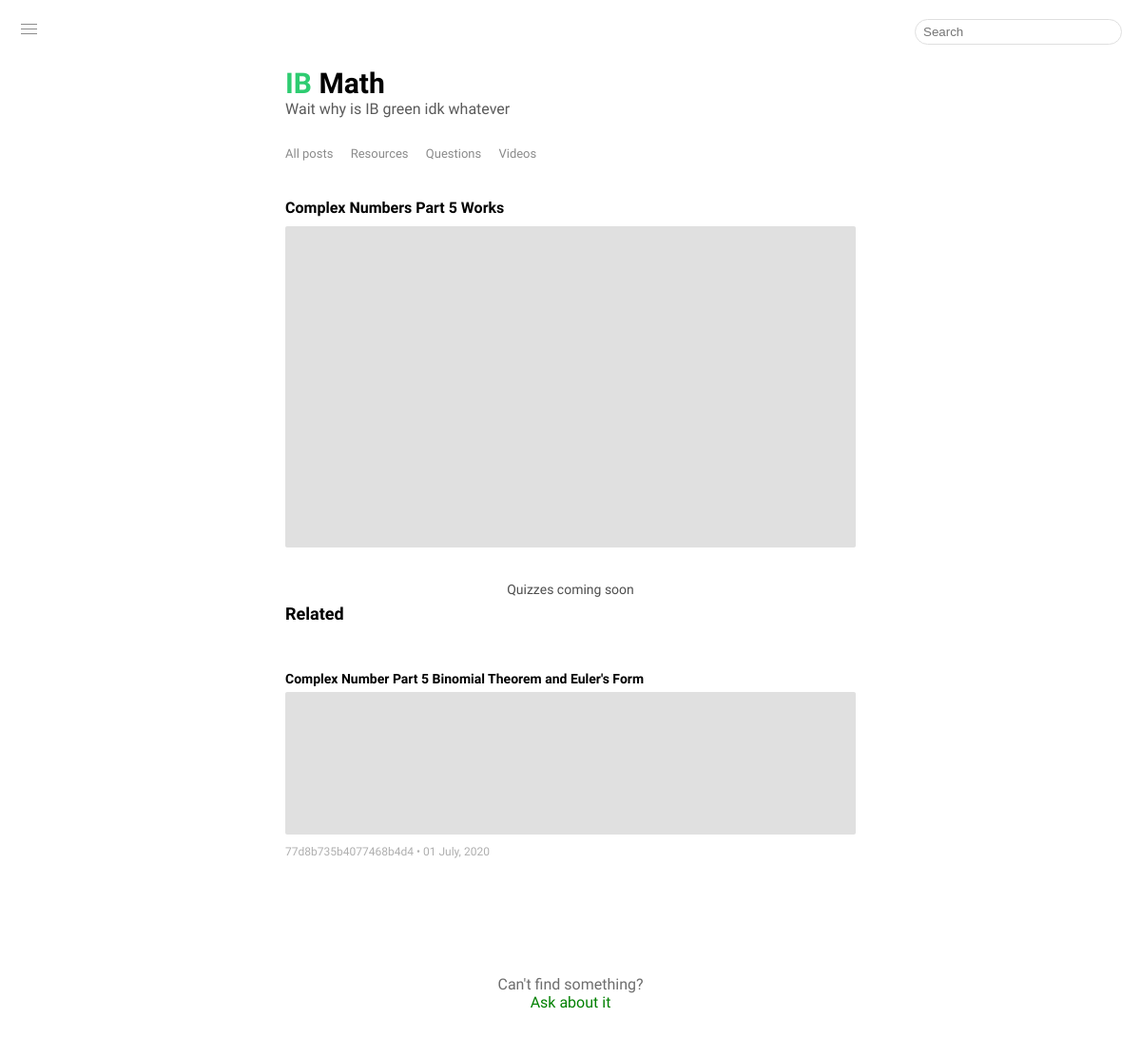
/page?id=16, run on the app's committed database.
### tables this page shows
CREATE TABLE posts (id INTEGER PRIMARY KEY, type text, title text, url text, user_content text, user_update text, admin_content text, admin_update text, location text, parent_post_id text, poster text);

### main.py (the view)
@app.route('/page')
def page():
  if request.args.get('query'):
    return render_template('index.html', location = 'All', posts = search(request))
  item = select_query("id='" + request.args['id'] + "'")[0]
  if item[1] == 'video':
    return render_template('video_page.html', item = item, location = 'page', posts = get_responses(item[0]))
  elif item[1] == 'question':
    return render_template('question_page.html', item = item, location = 'page', posts = get_responses(item[0]))
  elif item[1] == 'resource':
    return redirect(item[3])

### db_init.py (called while the page is built)
def get_responses(id):
  with sq.connect('Posts.db') as c:
    return c.execute('SELECT * FROM Posts WHERE parent_post_id=' + str(id)).fetchall()[::-1]

def select_query(q):
  with sq.connect('Posts.db') as c:
    if q == '':
      return select_all()
    return c.execute('SELECT * FROM posts WHERE ' + q).fetchall()[::-1]

### main.py (called while the page is built)
@app.context_processor
def override_url_for():
  return dict(url_for = dated_url_for)

def dated_url_for(endpoint, **vals):
  if endpoint == 'static':
    filename = vals.get('filename', None)
    if filename:
      file_path = os.path.join(app.root_path, endpoint, filename)
      vals['q'] = int(os.stat(file_path).st_mtime)
  return url_for(endpoint, **vals)

### templates/video_page.html (shortened to what this page needs)
{% extends 'layout.html' %}
{% block content %}
  <div id = 'video-head'>
    {{item[2]}}
  </div>
  <iframe id = 'full-iframe' allowtransparency = 'true' frameBorder = '0' src = '{{item[3]}}' seamless allowfullscreen>Your device does not support this iframe</iframe>
  <div id = 'quiz-button'>Quizzes coming soon</div>
  <div class = 'page-title'>
    Related
  </div>
  {% for post in posts %}
    <a target = '_blank' class = 'post' href = '/page?id={{post[0]}}'>
      {% if post[1] == 'video' %}
        <div class = 'video-post'>
          {{post[2]}}
          <iframe allowtransparency = 'true' frameBorder = '0' src = '{{post[3]}}' seamless allowfullscreen>Your device does not support this iframe</iframe>
        </div>
      {% elif post[1] == 'question' %}
        <div class = 'question-post'>
          {{post[2]}}
        </div>
      {% elif post[1] == 'resource' %}
        <div class = 'resource-post'>
          {{post[2]}} <div class ='link-icon-holder'><div class="link icon"></div></div>
        </div>
      {% endif %}
      <div class = 'info'>
        {% if post[1] in ['resource', 'video'] %}
          <span class = 'user admin-username'>  {{post[-1]}}</span>
        {% else %}
          <span class = 'user'>  {{post[-1]}}</span>
        {% endif %}
        &bull; {{post[5]}}
      </div>
    </a>
  {% endfor %}
{% endblock %}

### static/style.css (style rules this page uses)
body { margin: 0; background-color: white; //filter: invert(1); }
.post { font-size: 14px; padding: 0; //padding-left: 5px; //border-left: 3px solid rgb(214, 214, 214); //border-radius: 3px; //border: 1px solid black; }
.question-post, .video-post, .resource-post { margin-top: 50px; //30px; }
.question-post::first-line, .video-post::first-line, .resource-post::first-line { font-weight: 600; color: black; }
.info { font-size: 12px; color: rgb(175, 175, 175); //color: rgb(150, 150, 150); margin: 3px 0 3px 0; }
iframe { border-radius: 2px; //margin: 5px 0 5px 0; margin: 6px 0 5px 0; width: 100%; background-color: rgb(224, 224, 224); }
a, a:hover, a:active, a:visited { text-decoration: none; }
.user { //color: rgb(130, 175, 132); //color:rgb(131, 204, 131); }
#full-iframe { width: 100%; height: 28.125vw; margin-top: 40px; }
#quiz-button { color: rgb(78, 78, 78); font-size: 14px; //border: 1px solid rgb(165, 165, 165); padding: 7px 10px 7px 10px; border-radius: 20px; display: inline-block; position: relative; left: 50%; transform: translateX(-50%); margin-top: 20px; }
#video-head { margin: 40px 0 -30px 0; font-weight: bold; animation: fade-in 0.2s; }
.admin-username { //color: rgb(78, 168, 78); }
.page-title { font-weight: bold; font-size: 18px; //margin-bottom: 10px; }

### data on the page
posts: title "Complex Numbers Part 5 Works"
posts: title "Complex Number Part 5 Binomial Theorem and Euler's Form", poster "77d8b735b4077468b4d4", user_update "01 July, 2020"

### other printed values
{{ l }} "All posts" "Resources" "Questions" "Videos"
